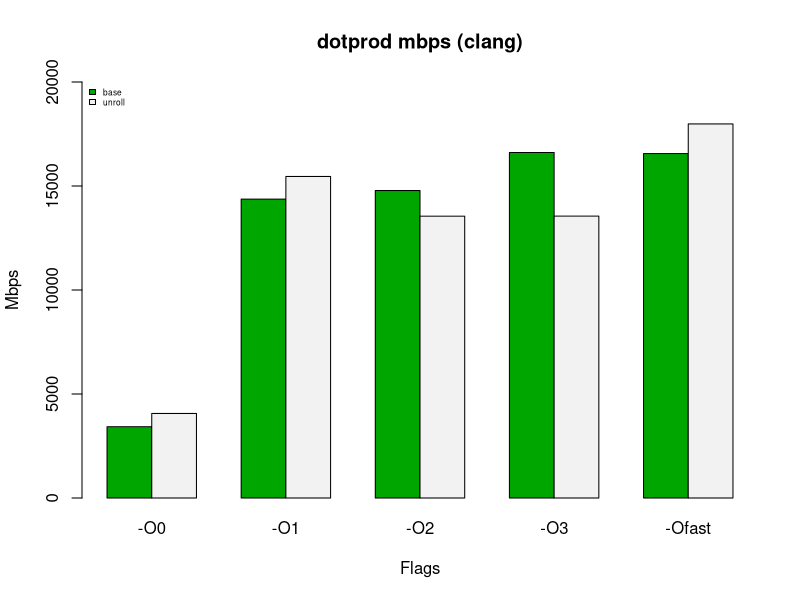
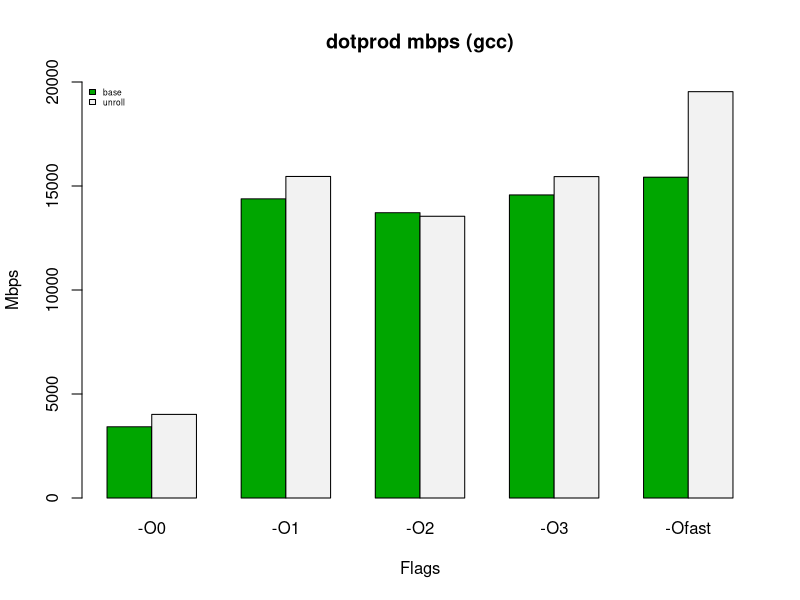
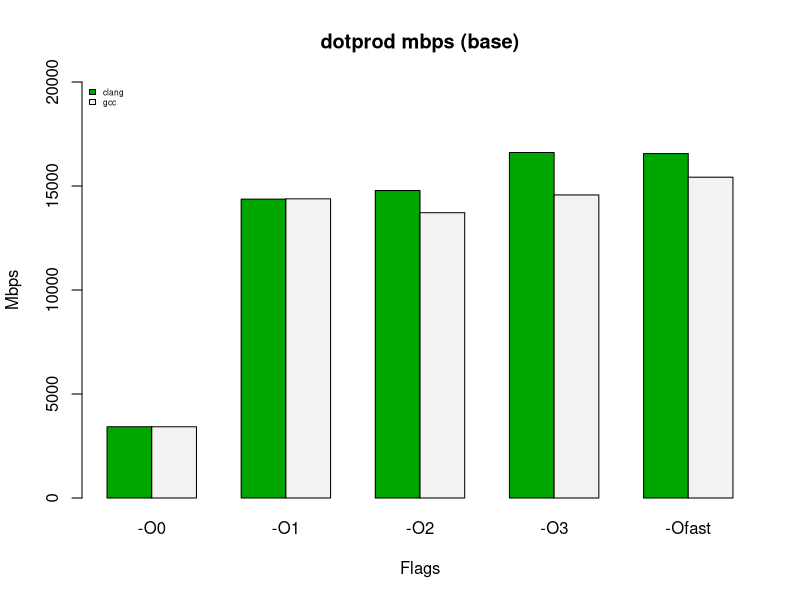
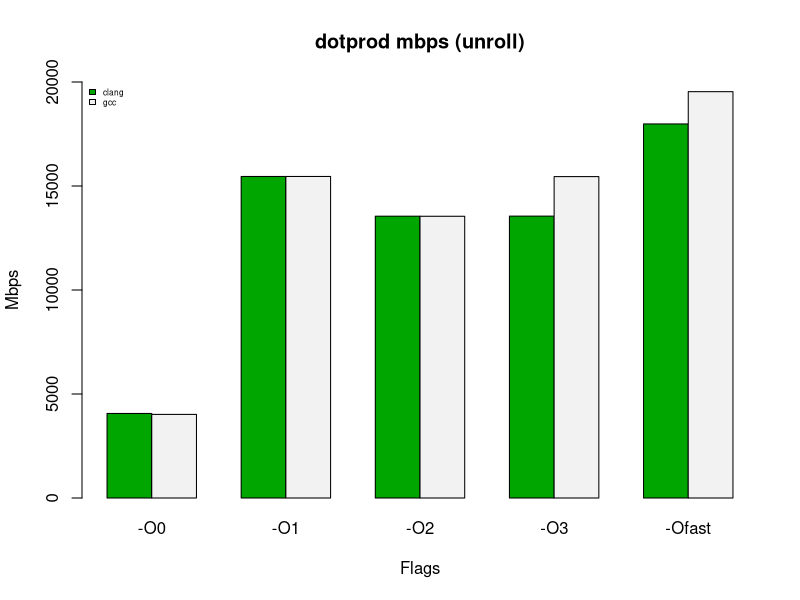
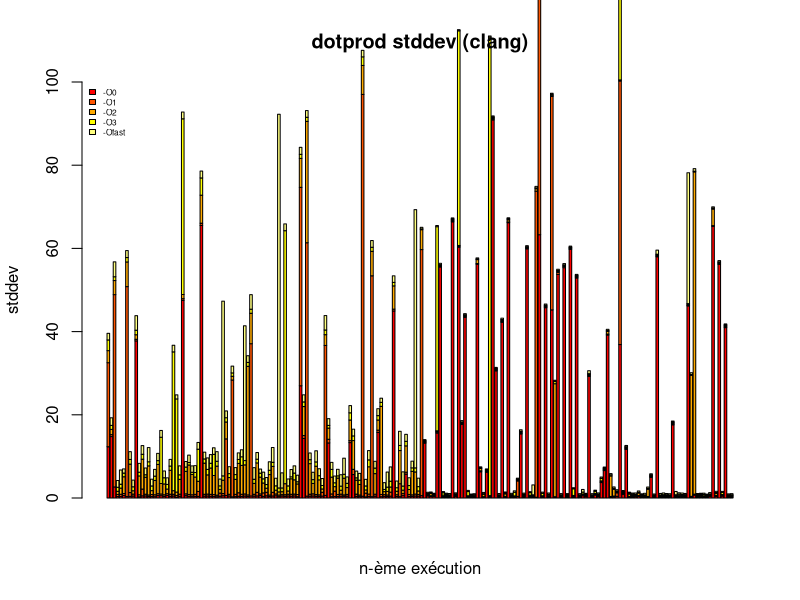
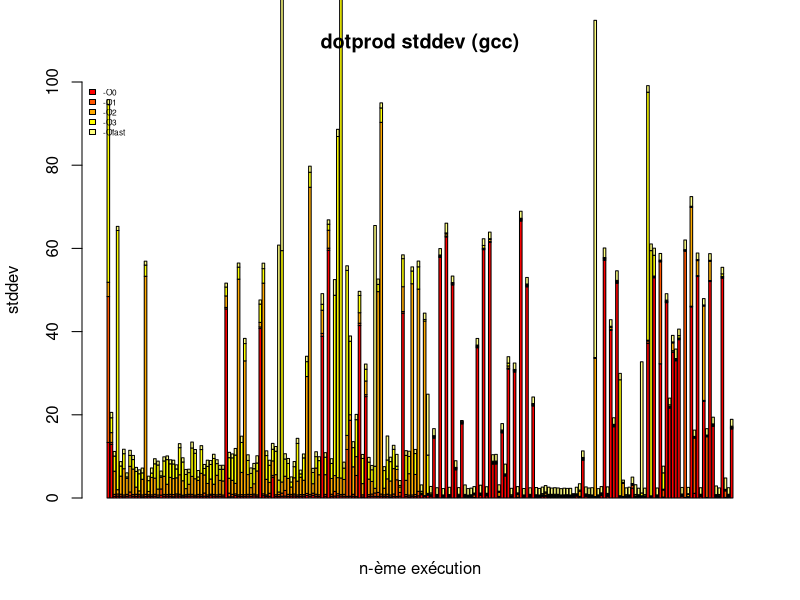

Generate these figures, in order, with R:
## ---- chunk 1
data1 <- read.table("../clang/base_8/clang8_base_med_mbps_allflags.txt")
data2 <- read.table("../clang/unroll_8/clang8_unroll_med_mbps_allflags.txt")
write.csv(data1, "clang_8_base_mbps.csv")
write.csv(data2, "clang_8_unroll_mbps.csv")
data1m <-as.matrix(data1)
data2m <-as.matrix(data2)

data <- cbind(data1m,data2m)

## ---- chunk 2
colnames(data) <-  c("base","unroll")
rownames(data) <-  c("-O0", "-O1","-O2","-O3","-Ofast")
## ---- chunk 3
png(file = "dotprod mbps (clang).png", width = 1920, height = 1080, units = "px", res = 300)

barplot(t(as.matrix(data)), beside = TRUE, col = terrain.colors(2), xlab = "Flags", ylab = "Mbps", ylim =c(0,20000)) 

title("dotprod mbps (clang)")
legend("topleft", colnames(data), cex = 0.5, bty = "n", fill = terrain.colors(2))
dev.off()

 
## ---- chunk 4
data1 <- read.table("../gcc/base_8/gcc8_base_med_mbps_allflags.txt")
data2 <- read.table("../gcc/unroll_8/gcc8_unroll_med_mbps_allflags.txt")
write.csv(data1, "gcc_8_base_mbps.csv")
write.csv(data2, "gcc_8_unroll_mbps.csv")
data1m <-as.matrix(data1)
data2m <-as.matrix(data2)

data <- cbind(data1m,data2m)

## ---- chunk 5
colnames(data) <-  c("base","unroll")
rownames(data) <-  c("-O0", "-O1","-O2","-O3","-Ofast")
## ---- chunk 6
png(file = "dotprod mbps (gcc).png", width = 1920, height = 1080, units = "px", res = 300)

barplot(t(as.matrix(data)), beside = TRUE, col = terrain.colors(2), xlab = "Flags", ylab = "Mbps", ylim =c(0,20000)) 

title("dotprod mbps (gcc)")
legend("topleft", colnames(data), cex = 0.5, bty = "n", fill = terrain.colors(2))
dev.off()
 
## ---- chunk 7
data1 <- read.table("../clang/base_8/clang8_base_med_mbps_allflags.txt")
data2 <- read.table("../gcc/base_8/gcc8_base_med_mbps_allflags.txt")
write.csv(data1, "clang_8_base_mbps.csv")
write.csv(data2, "gcc_8_base_mbps.csv")
data1m <-as.matrix(data1)
data2m <-as.matrix(data2)

data <- cbind(data1m,data2m)

## ---- chunk 8
colnames(data) <-  c("clang","gcc")
rownames(data) <-  c("-O0", "-O1","-O2","-O3","-Ofast")
## ---- chunk 9

png(file = "dotprod mbps (base).png", width = 1920, height = 1080, units = "px", res = 300)
barplot(t(as.matrix(data)), beside = TRUE, col = terrain.colors(2), xlab = "Flags", ylab = "Mbps", ylim =c(0,20000)) 

title("dotprod mbps (base)")
legend("topleft", colnames(data), cex = 0.5, bty = "n", fill = terrain.colors(2))
dev.off()
 
## ---- chunk 10
data1 <- read.table("../clang/unroll_8/clang8_unroll_med_mbps_allflags.txt")
data2 <- read.table("../gcc/unroll_8/gcc8_unroll_med_mbps_allflags.txt")
write.csv(data1, "clang_8_unroll_mbps.csv")
write.csv(data2, "gcc_8_unroll_mbps.csv")
data1m <-as.matrix(data1)
data2m <-as.matrix(data2)

data <- cbind(data1m,data2m)

## ---- chunk 11
colnames(data) <-  c("clang","gcc")
rownames(data) <-  c("-O0", "-O1","-O2","-O3","-Ofast")
## ---- chunk 12

png(file = "dotprod mbps (unroll).png", width = 1920, height = 1080, units = "px", res = 300)
barplot(t(as.matrix(data)), beside = TRUE, col = terrain.colors(2), xlab = "Flags", ylab = "Mbps", ylim =c(0,20000)) 

title("dotprod mbps (unroll)")
legend("topleft", colnames(data), cex = 0.5, bty = "n", fill = terrain.colors(2))
dev.off()
 
## ---- chunk 13
data1 <- read.table("../clang/base_8/clang8_base_mean_allflags.txt")
data2 <- read.table("../clang/base_8/clang8_base_stddev_PURE_allflags.txt")
write.csv(data1, "clang_8_base_mean.csv")
write.csv(data2, "clang_8_base_stddev.csv")

data1m <-as.matrix(data1)
data2m <-as.matrix(data2)

data_stddev_base = (data2m*100)/data1m

data3 <- read.table("../clang/unroll_8/clang8_unroll_mean_allflags.txt")
data4 <- read.table("../clang/unroll_8/clang8_unroll_stddev_PURE_allflags.txt")
write.csv(data3, "clang_8_unroll_mean.csv")
write.csv(data4, "clang_8_unroll_stddev.csv")

data3m <-as.matrix(data3)
data4m <-as.matrix(data4)

data_stddev_unroll = (data4m*100)/data3m

## ---- chunk 14
data <- rbind(data_stddev_base,data_stddev_unroll)
colnames(data) <-  c("-O0", "-O1","-O2","-O3","-Ofast")
## ---- chunk 15
png(file = "dotprod stddev (clang).png", width = 1920, height = 1080, units = "px", res = 300)
barplot(t(as.matrix(data)), beside = FALSE, col = heat.colors(5), xlab = "n-ème exécution", ylab = "stddev", ylim =c(0,100)) 

title("dotprod stddev (clang)")
legend("topleft", colnames(data), cex = 0.5, bty = "n", fill = heat.colors(5))
 dev.off()
## ---- chunk 16
data1 <- read.table("../gcc/base_8/gcc8_base_mean_allflags.txt")
data2 <- read.table("../gcc/base_8/gcc8_base_stddev_PURE_allflags.txt")
write.csv(data1, "gcc_8_base_mean.csv")
write.csv(data2, "gcc_8_base_stddev.csv")

data1m <-as.matrix(data1)
data2m <-as.matrix(data2)

data_stddev_base = (data2m*100)/data1m

data3 <- read.table("../gcc/unroll_8/gcc8_unroll_mean_allflags.txt")
data4 <- read.table("../gcc/unroll_8/gcc8_unroll_stddev_PURE_allflags.txt")
write.csv(data3, "gcc_8_unroll_mean.csv")
write.csv(data4, "gcc_8_unroll_stddev.csv")

data3m <-as.matrix(data3)
data4m <-as.matrix(data4)

data_stddev_unroll = (data4m*100)/data3m

## ---- chunk 17
data <- rbind(data_stddev_base,data_stddev_unroll)
colnames(data) <-  c("-O0", "-O1","-O2","-O3","-Ofast")
## ---- chunk 18
png(file = "dotprod stddev (gcc).png", width = 1920, height = 1080, units = "px", res = 300)
barplot(t(as.matrix(data)), beside = FALSE, col = heat.colors(5), xlab = "n-ème exécution", ylab = "stddev", ylim =c(0,100)) 

title("dotprod stddev (gcc)")
legend("topleft", colnames(data), cex = 0.5, bty = "n", fill = heat.colors(5))
 dev.off()
